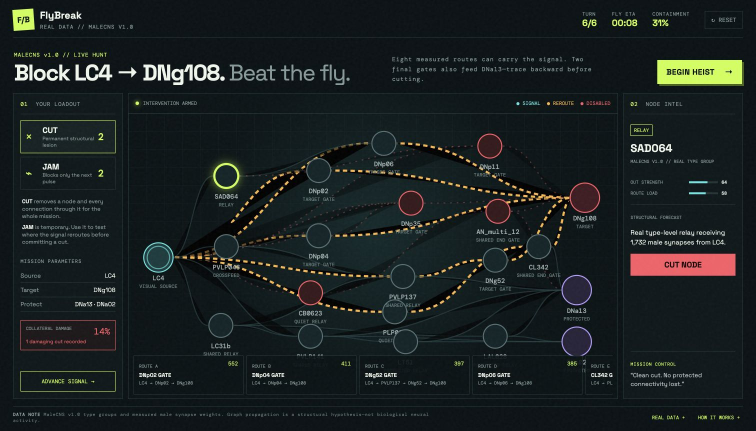
#> input picture docs/flybreak-gameplay.png, 1512 x 861 px (shown at 1/2 size)
$ python build_readme_gif.py
#> lines starting #> are read from the running program, lines starting #| are printed output that depends on the picture
"""Build the short README gameplay loop from a captured FlyBreak screenshot."""

from pathlib import Path
from PIL import Image, ImageDraw, ImageEnhance, ImageFilter, ImageFont

ROOT = Path(__file__).resolve().parents[1]
SOURCE = ROOT / "docs/flybreak-gameplay.png"
OUTPUT = ROOT / "docs/flybreak-demo.gif"
SIZE = (960, 547)


def font(size: int, bold: bool = False):
#> called with size = 32, bold = True
    candidates = [
        "/System/Library/Fonts/Supplemental/Arial Bold.ttf" if bold else "/System/Library/Fonts/Supplemental/Arial.ttf",
        "/usr/share/fonts/truetype/dejavu/DejaVuSans-Bold.ttf" if bold else "/usr/share/fonts/truetype/dejavu/DejaVuSans.ttf",
    ]
    for candidate in candidates:
        if Path(candidate).exists():
            return ImageFont.truetype(candidate, size)
    return ImageFont.load_default()


TITLE = font(32, True)
LABEL = font(18, True)
SMALL = font(14, True)


def panel(draw, title, subtitle, color=(201, 255, 61), align="left"):
    tw = max(draw.textbbox((0, 0), title, font=TITLE)[2], draw.textbbox((0, 0), subtitle, font=LABEL)[2])
    width = min(800, tw + 52)
    x = 24 if align == "left" else SIZE[0] - width - 24
    draw.rounded_rectangle((x, 22, x + width, 112), radius=8, fill=(3, 12, 14, 235), outline=color, width=3)
    draw.text((x + 24, 36), title, font=TITLE, fill=color)
    draw.text((x + 25, 78), subtitle, font=LABEL, fill=(228, 239, 238))


def ring(frame, point, radius, color, width=7):
    layer = Image.new("RGBA", SIZE, (0, 0, 0, 0))
    draw = ImageDraw.Draw(layer)
    x, y = point
    draw.ellipse((x-radius, y-radius, x+radius, y+radius), outline=color, width=width)
    glow = layer.filter(ImageFilter.GaussianBlur(10))
    frame.alpha_composite(glow)
    frame.alpha_composite(layer)


def line(frame, points, color, width=7):
    layer = Image.new("RGBA", SIZE, (0, 0, 0, 0))
    draw = ImageDraw.Draw(layer)
    draw.line(points, fill=color, width=width, joint="curve")
    frame.alpha_composite(layer.filter(ImageFilter.GaussianBlur(8)))
    frame.alpha_composite(layer)


def cut_mark(frame, point):
    layer = Image.new("RGBA", SIZE, (0, 0, 0, 0))
    draw = ImageDraw.Draw(layer)
    x, y = point
    draw.ellipse((x-32, y-32, x+32, y+32), fill=(5, 18, 16, 225), outline=(201, 255, 61), width=5)
    draw.line((x-15, y-15, x+15, y+15), fill=(201, 255, 61), width=7)
    draw.line((x+15, y-15, x-15, y+15), fill=(201, 255, 61), width=7)
    frame.alpha_composite(layer.filter(ImageFilter.GaussianBlur(7)))
    frame.alpha_composite(layer)


base = Image.open(SOURCE).convert("RGB").resize(SIZE, Image.Resampling.LANCZOS)
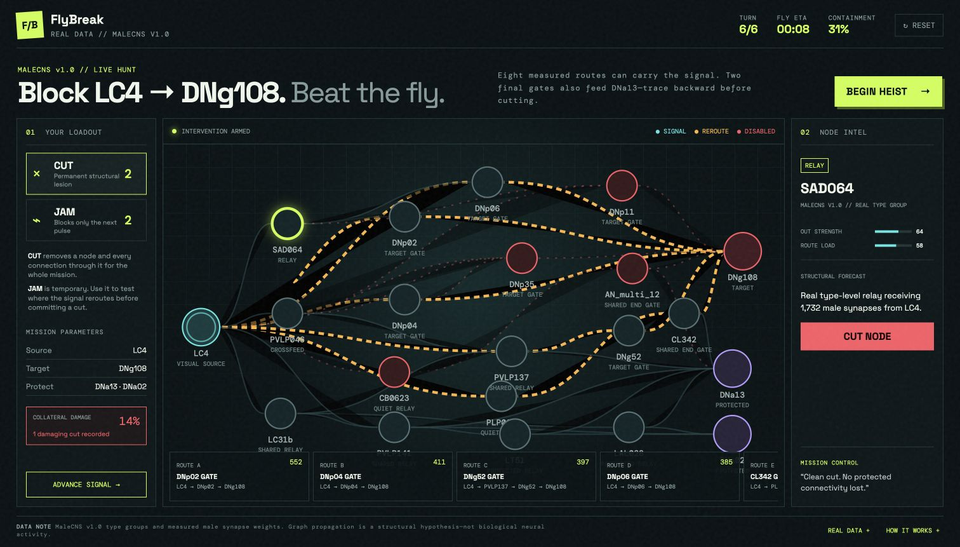
#> base: PIL image 960x547 RGB; mean R, G, B 26.5, 32.9, 33.5
base = ImageEnhance.Contrast(base).enhance(1.06)

# Coordinates on the resized 960 × 547 capture.
SOURCE_NODE = (202, 327)
MID_ROUTE = [(202, 327), (512, 350), (630, 330), (743, 252)]
SHARED_GATE = (632, 267)
PROTECTED = (733, 369)
SAFE_RELAY = (394, 373)

frames = []
durations = []


def add_frame(stage, duration=600, step=0):
#> called with stage = 'detect', duration = 900, step = 0
    frame = base.convert("RGBA")
    shade = Image.new("RGBA", SIZE, (0, 0, 0, 20))
    frame.alpha_composite(shade)
    draw = ImageDraw.Draw(frame)

    if stage == "detect":
        panel(draw, "SIGNAL DETECTED", "LC4 → DNg108  //  00:08 REMAINING")
        ring(frame, SOURCE_NODE, 30 + step * 8, (75, 232, 235, 240), 6)
#> in ring, `layer = Image.new("RGBA", SIZE, (0, 0, 0, 0))`: layer: PIL image 960x547 RGBA; every value is 0
#> in ring, `glow = layer.filter(ImageFilter.GaussianBlur(10))`:
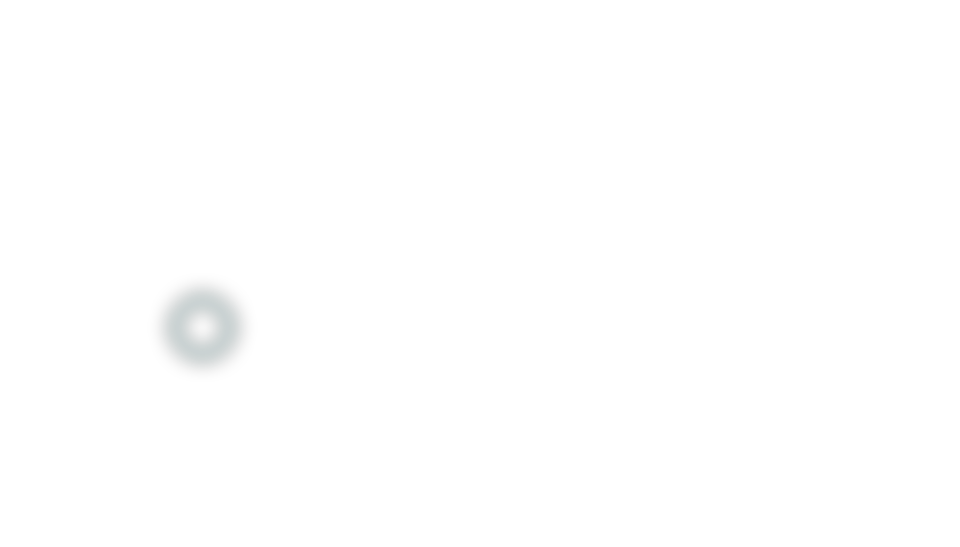
#> glow: PIL image 960x547 RGBA; mean R, G, B, A 0.1, 0.5, 0.5, 0.5; transparent parts drawn white
#> in ring, `frame.alpha_composite(glow)`:
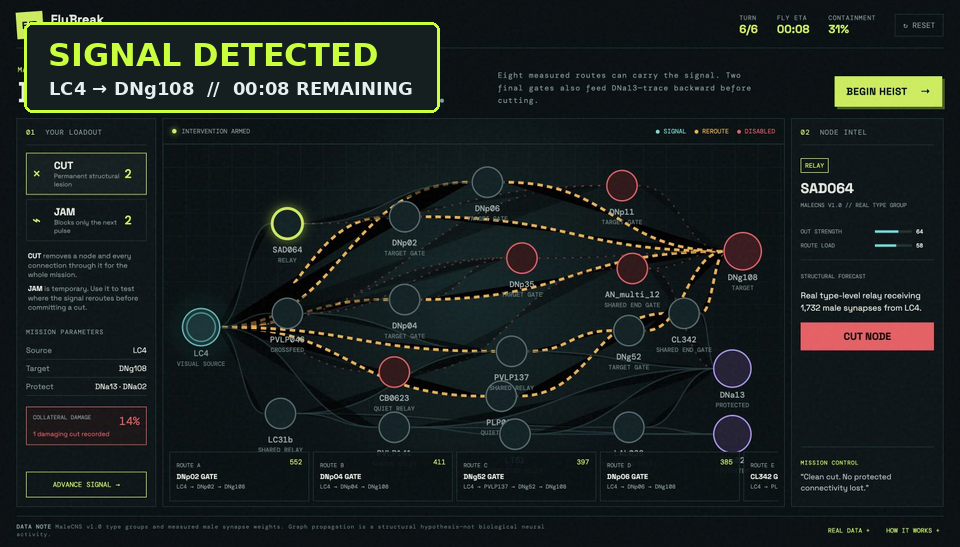
#> frame: PIL image 960x547 RGBA; mean R, G, B, A 25, 31.9, 30.1, 253.9; transparent parts drawn white

    elif stage == "race":
        panel(draw, "THE FLY IS MOVING", "Eight measured routes. Naturally.", (255, 183, 66), "right")
        line(frame, MID_ROUTE, (255, 183, 66, 205), 6)
        idx = min(len(MID_ROUTE) - 1, step)
        ring(frame, MID_ROUTE[idx], 17, (255, 235, 150, 255), 7)
        draw.text((MID_ROUTE[idx][0]-10, MID_ROUTE[idx][1]-15), "•", font=TITLE, fill=(255, 255, 255))

    elif stage == "trap":
        panel(draw, "OBVIOUS CUT. BAD IDEA.", "This gate also feeds a protected pathway.", (255, 92, 105), "right")
        line(frame, [SHARED_GATE, PROTECTED], (255, 92, 105, 235), 7)
        ring(frame, SHARED_GATE, 29 + step * 4, (255, 92, 105, 255), 7)
        ring(frame, PROTECTED, 27, (177, 138, 255, 255), 5)
        draw.rounded_rectangle((558, 458, 936, 520), radius=7, fill=(54, 10, 16, 235), outline=(255, 92, 105), width=3)
        draw.text((579, 471), "COLLATERAL DAMAGE: −14%", font=LABEL, fill=(255, 125, 135))

    elif stage == "cut":
        panel(draw, "TRACE BACKWARD. CUT UPSTREAM.", "Same route disabled. Protected output survives.")
        line(frame, [SAFE_RELAY, SHARED_GATE], (201, 255, 61, 210), 6)
        ring(frame, SAFE_RELAY, 33 + step * 4, (201, 255, 61, 255), 7)
        cut_mark(frame, SAFE_RELAY)

    elif stage == "reroute":
        panel(draw, "THE FLY REROUTES", "Because even insects have disaster recovery.", (255, 183, 66), "right")
        line(frame, MID_ROUTE, (255, 183, 66, 175), 5)
        ring(frame, MID_ROUTE[min(len(MID_ROUTE)-1, step)], 19, (255, 183, 66, 255), 6)
        cut_mark(frame, SAFE_RELAY)

    elif stage == "win":
        frame.alpha_composite(Image.new("RGBA", SIZE, (2, 12, 13, 150)))
        draw = ImageDraw.Draw(frame)
        draw.rounded_rectangle((150, 155, 810, 402), radius=16, fill=(3, 13, 15, 245), outline=(201, 255, 61), width=5)
        draw.text((235, 194), "SIGNAL CONTAINED", font=font(52, True), fill=(201, 255, 61))
        draw.text((291, 271), "FLY OUTSMARTED", font=font(34, True), fill=(236, 244, 243))
        draw.text((282, 330), "THE CAKE LIVES TO SEE ANOTHER DAY.", font=SMALL, fill=(135, 208, 205))

    frames.append(frame.convert("P", palette=Image.Palette.ADAPTIVE, colors=192))
    durations.append(duration)


add_frame("detect", 900, 0)
add_frame("detect", 900, 1)
for i in range(4):
    add_frame("race", 650, i)
add_frame("trap", 1200, 0)
#> in line (call 5), `frame.alpha_composite(layer.filter(ImageFilter.GaussianBlur(8)))`:
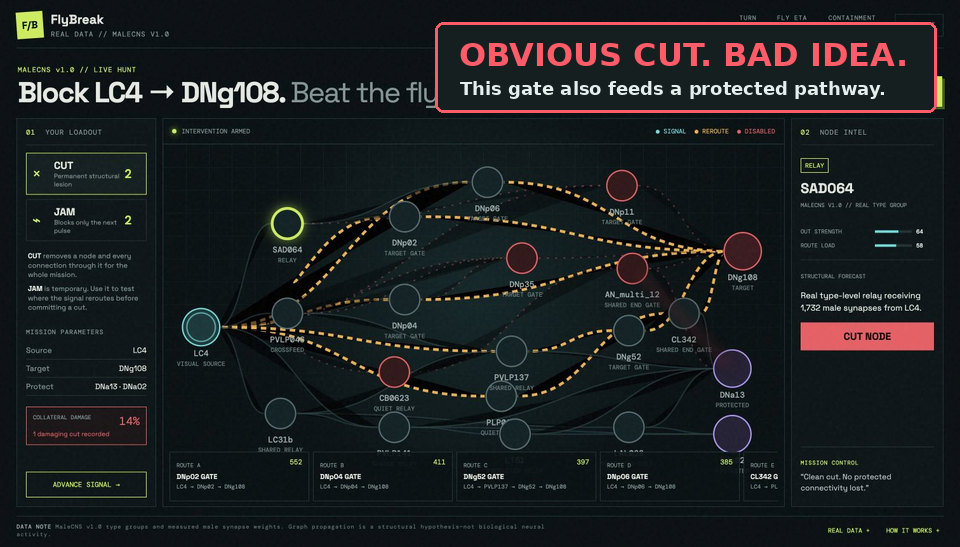
#> frame: PIL image 960x547 RGBA; mean R, G, B, A 26.5, 30, 31.5, 253.7; transparent parts drawn white
#> in add_frame (call 7), `frames.append(frame.convert("P", palette=Image.Palette.ADAPTIVE, color..`:
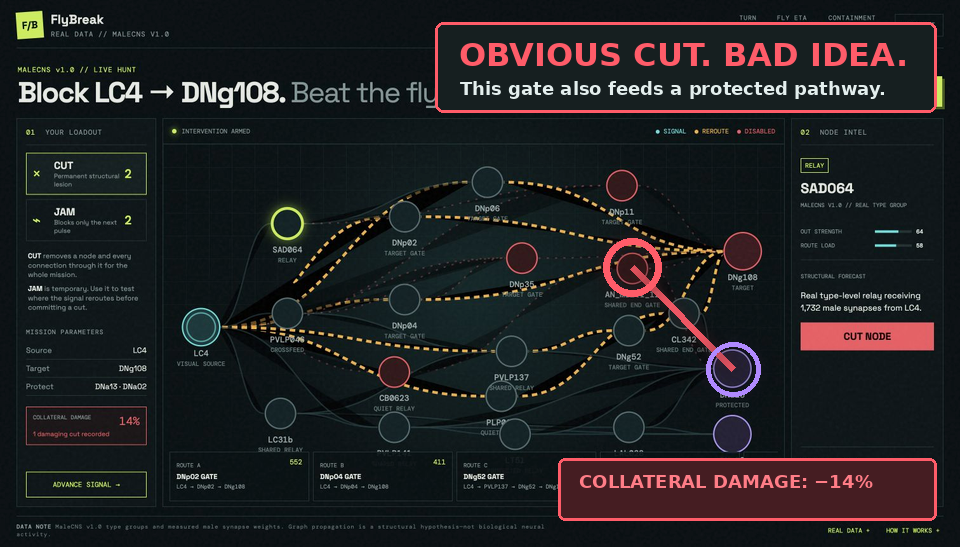
#> frame: PIL image 960x547 RGBA; mean R, G, B, A 30.7, 30.3, 32.3, 252.9; transparent parts drawn white
add_frame("trap", 1800, 1)
add_frame("cut", 1200, 0)
#> in line (call 7), `frame.alpha_composite(layer.filter(ImageFilter.GaussianBlur(8)))`:
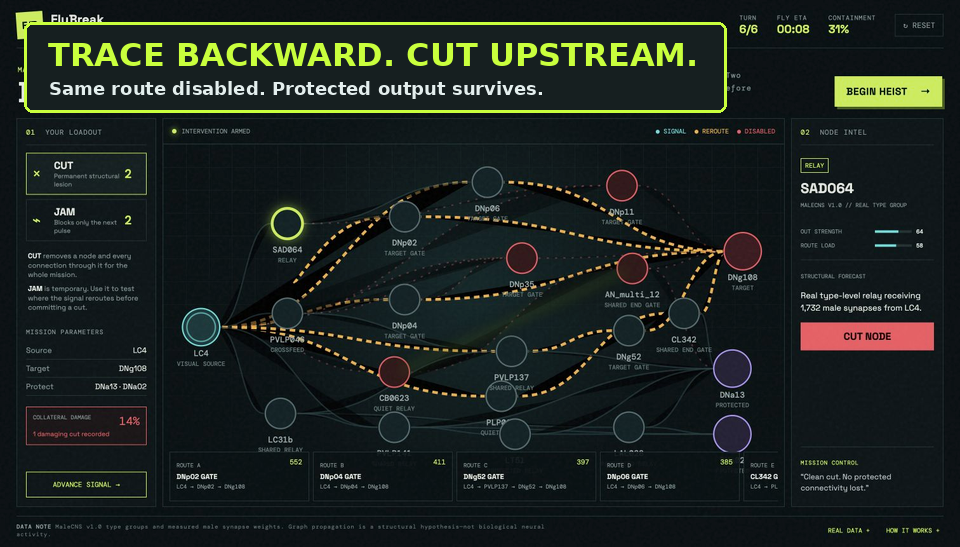
#> frame: PIL image 960x547 RGBA; mean R, G, B, A 26.6, 34, 30.2, 253.1; transparent parts drawn white
add_frame("cut", 1800, 1)
#> in ring (call 12), `glow = layer.filter(ImageFilter.GaussianBlur(10))`:
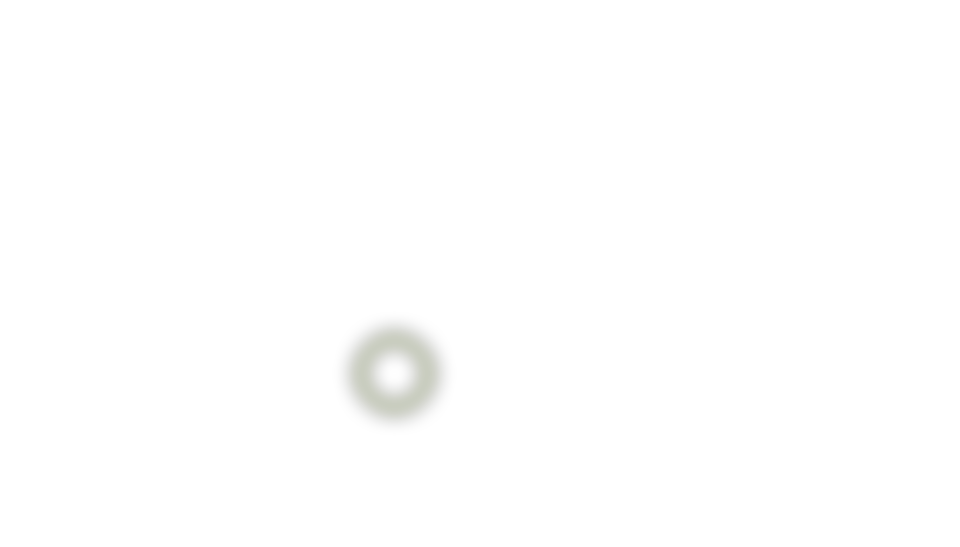
#> glow: PIL image 960x547 RGBA; mean R, G, B, A 0.6, 0.7, 0.2, 0.7; transparent parts drawn white
for i in range(1, 4):
    add_frame("reroute", 650, i)
add_frame("win", 2300)

OUTPUT.parent.mkdir(parents=True, exist_ok=True)
frames[0].save(
    OUTPUT,
    save_all=True,
    append_images=frames[1:],
    duration=durations,
    loop=0,
    optimize=True,
    disposal=2,
)
print(f"wrote {OUTPUT} ({OUTPUT.stat().st_size / 1024 / 1024:.1f} MB)")
